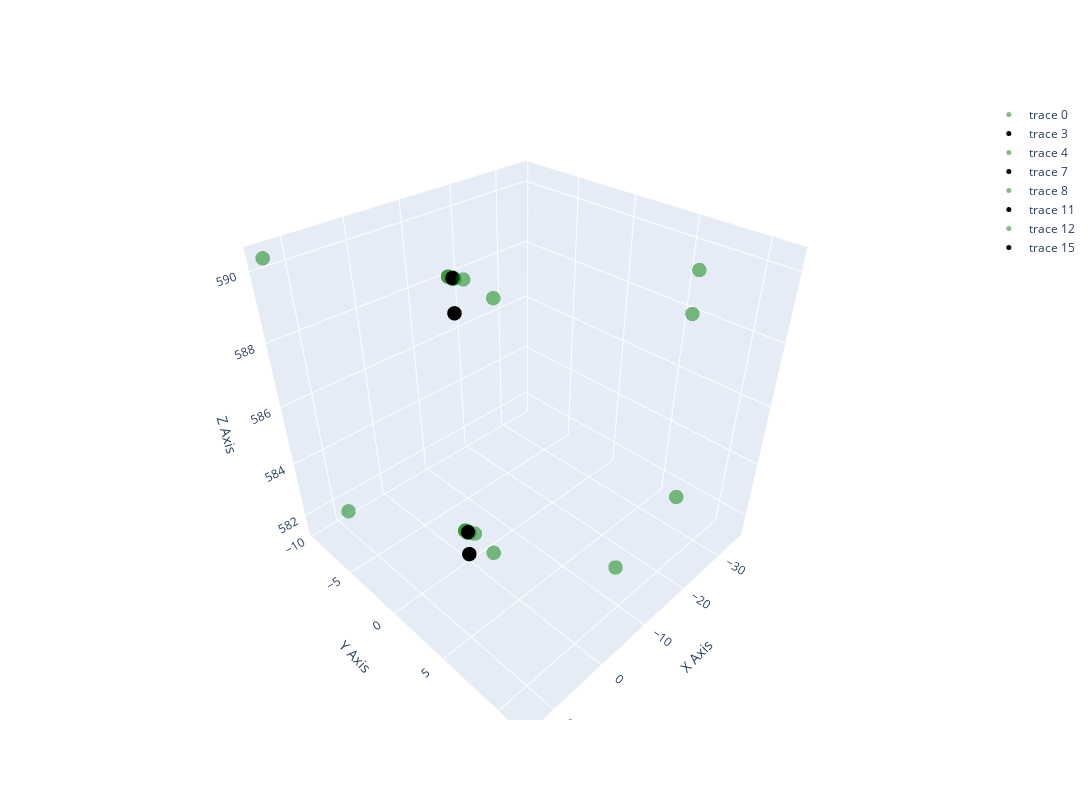

The cell this chart's notebook holds for it:
### Code cell
modules = [SCTModule(), SCTModule(rotation=np.pi/2), SCTModule(flip=True), SCTModule(rotation=np.pi/2, flip=True), 
           SCTModule(), SCTModule(rotation=np.pi/2), SCTModule(flip=True), SCTModule(rotation=np.pi/2, flip=True), 
           SCTModule(), SCTModule(rotation=np.pi/2), SCTModule(flip=True), SCTModule(rotation=np.pi/2, flip=True), 
           ]

scatter = []
for i, module in enumerate(modules):
    (reco_x, reco_y), (ghosts_x, ghosts_y), _ = module.get_reco_and_ghost_hits(hits_x_centred[i], hits_y_centred[i])
    
    if i < 8:
        continue
    
    print(i, hits_x_centred[i], reco_x, hits_z[i])
    scatter.append(go.Scatter3d(x=hits_x_centred[i].tolist(), y=hits_y_centred[i].tolist(), z=hits_z[i].tolist(), mode='markers',  marker=dict( size=5, color='green', opacity=0.5)))
    scatter.append(go.Scatter3d(x=reco_x.tolist(), y=reco_y.tolist(), z=hits_z[i].tolist(), mode='markers',  marker=dict( size=5, color='blue', opacity=1)))
    scatter.append(go.Scatter3d(x=ghosts_x.tolist(), y=ghosts_y.tolist(), z=hits_z[i].tolist(), mode='markers',  marker=dict( size=5, color='red', opacity=1)))
    scatter.append(go.Scatter3d(x=[0], y=[0], z=hits_z[i].tolist(), mode='markers',  marker=dict( size=5, color='black', opacity=1)))

fig = go.Figure(data=scatter)
# Customize the layout
fig.update_layout(
    title="",
    scene=dict(
        xaxis_title='X Axis',
        yaxis_title='Y Axis',
        zaxis_title='Z Axis'
    ),
    width=1200, # Set the width here 
    height=800, # Set the height here
    # xaxis=dict(range=(-64/2, 64/2)), # Change the x-axis range 
    # yaxis=dict(range=(-64/2, 64/2)),
)

fig.show()

### Figure 1 — Plotly figure (JSON) as saved in the notebook; plotly's stock layout.template omitted (floating-point values rounded to 4 significant figures)
{"data": [{"marker": {"color": "green", "opacity": 0.5, "size": 5}, "mode": "markers", "type": "scatter3d", "x": [-35.48], "y": [6.75], "z": [581.5]}, {"marker": {"color": "blue", "opacity": 1, "size": 5}, "mode": "markers", "type": "scatter3d", "x": [], "y": [], "z": [581.5]}, {"marker": {"color": "red", "opacity": 1, "size": 5}, "mode": "markers", "type": "scatter3d", "x": [], "y": [], "z": [581.5]}, {"marker": {"color": "black", "opacity": 1, "size": 5}, "mode": "markers", "type": "scatter3d", "x": [0], "y": [0], "z": [581.5]}, {"marker": {"color": "green", "opacity": 0.5, "size": 5}, "mode": "markers", "type": "scatter3d", "x": [-10.85, 0.1137, 0.1784, -0.5557, 10.77, 0.07514, 0.1346, -0.02983, -0.06696, -0.09884], "y": [9.22, -0.2319, 2.671, 0.4441, -7.543, -0.249, 0.05763, 0.1242, -0.04346, -0.01178], "z": [582.4, 582.4, 582.4, 582.4, 582.4, 582.4, 582.4, 582.4, 582.4, 582.4]}, {"marker": {"color": "blue", "opacity": 1, "size": 5}, "mode": "markers", "type": "scatter3d", "x": [], "y": [], "z": [582.4, 582.4, 582.4, 582.4, 582.4, 582.4, 582.4, 582.4, 582.4, 582.4]}, {"marker": {"color": "red", "opacity": 1, "size": 5}, "mode": "markers", "type": "scatter3d", "x": [], "y": [], "z": [582.4, 582.4, 582.4, 582.4, 582.4, 582.4, 582.4, 582.4, 582.4, 582.4]}, {"marker": {"color": "black", "opacity": 1, "size": 5}, "mode": "markers", "type": "scatter3d", "x": [0], "y": [0], "z": [582.4, 582.4, 582.4, 582.4, 582.4, 582.4, 582.4, 582.4, 582.4, 582.4]}, {"marker": {"color": "green", "opacity": 0.5, "size": 5}, "mode": "markers", "type": "scatter3d", "x": [-33.63], "y": [6.381], "z": [589.5]}, {"marker": {"color": "blue", "opacity": 1, "size": 5}, "mode": "markers", "type": "scatter3d", "x": [], "y": [], "z": [589.5]}, {"marker": {"color": "red", "opacity": 1, "size": 5}, "mode": "markers", "type": "scatter3d", "x": [], "y": [], "z": [589.5]}, {"marker": {"color": "black", "opacity": 1, "size": 5}, "mode": "markers", "type": "scatter3d", "x": [0], "y": [0], "z": [589.5]}, {"marker": {"color": "green", "opacity": 0.5, "size": 5}, "mode": "markers", "type": "scatter3d", "x": [-13.38, 0.142, 0.1687, -0.6877, 13.86, 0.09476, 0.1676, -0.03707, -0.08343, -0.1231], "y": [11.54, -0.2866, 3.32, 0.5559, -9.583, -0.3111, 0.07181, 0.1553, -0.05422, -0.01479], "z": [590.4, 590.4, 590.4, 590.4, 590.4, 590.4, 590.4, 590.4, 590.4, 590.4]}, {"marker": {"color": "blue", "opacity": 1, "size": 5}, "mode": "markers", "type": "scatter3d", "x": [], "y": [], "z": [590.4, 590.4, 590.4, 590.4, 590.4, 590.4, 590.4, 590.4, 590.4, 590.4]}, {"marker": {"color": "red", "opacity": 1, "size": 5}, "mode": "markers", "type": "scatter3d", "x": [], "y": [], "z": [590.4, 590.4, 590.4, 590.4, 590.4, 590.4, 590.4, 590.4, 590.4, 590.4]}, {"marker": {"color": "black", "opacity": 1, "size": 5}, "mode": "markers", "type": "scatter3d", "x": [0], "y": [0], "z": [590.4, 590.4, 590.4, 590.4, 590.4, 590.4, 590.4, 590.4, 590.4, 590.4]}], "layout": {"height": 800, "scene": {"xaxis": {"title": {"text": "X Axis"}}, "yaxis": {"title": {"text": "Y Axis"}}, "zaxis": {"title": {"text": "Z Axis"}}}, "title": {"text": ""}, "width": 1200}}
